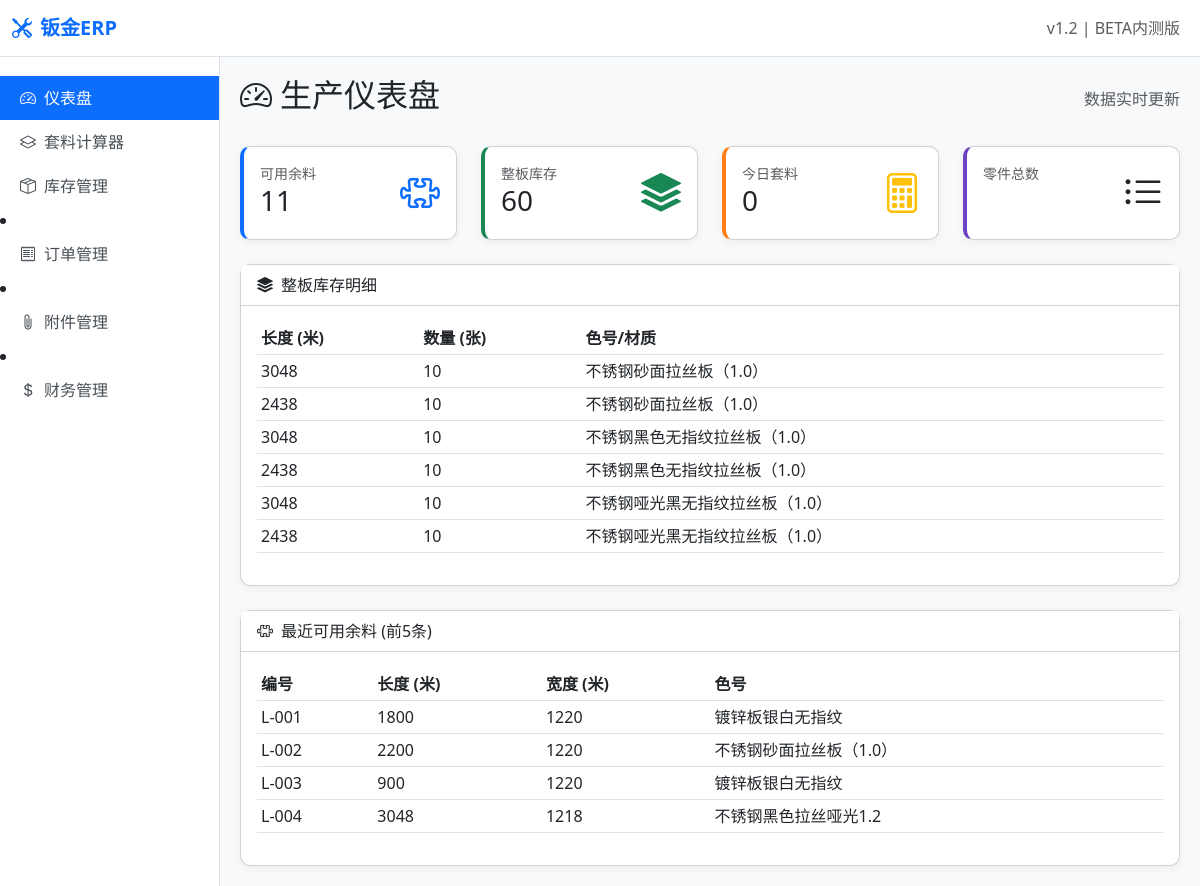
The page / on the database its author committed.
### tables this page shows
CREATE TABLE standard_plate_stock (
            length INTEGER NOT NULL,
            width INTEGER NOT NULL,
            thickness REAL NOT NULL,
            quantity INTEGER DEFAULT 0,
            color TEXT NOT NULL,
            updated_at TEXT DEFAULT CURRENT_TIMESTAMP,
            PRIMARY KEY (length, width, thickness, color)
        );

CREATE TABLE leftover_plates (
            id TEXT PRIMARY KEY,
            length INTEGER NOT NULL,
            width INTEGER NOT NULL,
            thickness REAL NOT NULL,
            color TEXT NOT NULL,
            quantity INTEGER DEFAULT 1,
            status TEXT DEFAULT 'available',
            created_at TEXT DEFAULT CURRENT_TIMESTAMP,
            UNIQUE (length, width, thickness, color)
        );

### main.py (the view)
@app.get("/", response_class=HTMLResponse)
async def index(request: Request):
    conn = get_db()
    cursor = conn.cursor()
    cursor.execute("SELECT SUM(quantity) as total FROM leftover_plates WHERE status='available'")
    leftover_total = cursor.fetchone()["total"] or 0
    cursor.execute("SELECT length, width, thickness, quantity, color FROM standard_plate_stock")
    standard = cursor.fetchall()
    total_standard = sum(row["quantity"] for row in standard)
    cursor.execute("SELECT COUNT(*) FROM nesting_logs WHERE date(created_at) = date('now')")
    today_nesting = cursor.fetchone()[0]
    cursor.execute("SELECT COUNT(*) FROM nesting_logs")
    total_nesting = cursor.fetchone()[0]
    cursor.execute("SELECT * FROM leftover_plates WHERE status='available' ORDER BY created_at DESC LIMIT 5")
    recent_leftovers = cursor.fetchall()
    conn.close()
    template = jinja_env.get_template("index.html")
    html = template.render(request=request, active_page="index", stats={
        "leftover_count": leftover_total,
        "total_standard": total_standard,
        "today_nesting": today_nesting,
        "total_nesting": total_nesting,
        "standard_details": standard,
        "recent_leftovers": recent_leftovers
    })
    return HTMLResponse(content=html)

### templates/index.html (shortened to what this page needs)
{% extends "base.html" %}
{% block content %}
<div class="d-flex justify-content-between align-items-center mb-4">
    <h2><i class="bi bi-speedometer2 me-2"></i>生产仪表盘</h2>
    <span class="text-muted">数据实时更新</span>
</div>
<div class="row g-4 mb-4">
    <div class="col-md-3">
        <div class="card stat-card p-3">
            <div class="d-flex justify-content-between">
                <div>
                    <div class="text-muted small">可用余料</div>
                    <h3 class="mb-0">{{ stats.leftover_count }}</h3>
                </div>
                <div class="fs-1 text-primary"><i class="bi bi-puzzle"></i></div>
            </div>
        </div>
    </div>
    <div class="col-md-3">
        <div class="card stat-card green p-3">
            <div class="d-flex justify-content-between">
                <div>
                    <div class="text-muted small">整板库存</div>
                    <h3 class="mb-0">{{ stats.total_standard }}</h3>
                </div>
                <div class="fs-1 text-success"><i class="bi bi-stack"></i></div>
            </div>
        </div>
    </div>
    <div class="col-md-3">
        <div class="card stat-card orange p-3">
            <div class="d-flex justify-content-between">
                <div>
                    <div class="text-muted small">今日套料</div>
                    <h3 class="mb-0">{{ stats.today_nesting }}</h3>
                </div>
                <div class="fs-1 text-warning"><i class="bi bi-calculator"></i></div>
            </div>
        </div>
    </div>
    <div class="col-md-3">
        <div class="card stat-card purple p-3">
            <div class="d-flex justify-content-between">
                <div>
                    <div class="text-muted small">零件总数</div>
                </div>
                <div class="fs-1 text-purple"><i class="bi bi-list-ul"></i></div>
            </div>
        </div>
    </div>
</div>
<div class="card">
    <div class="card-header bg-white">
        <i class="bi bi-stack me-2"></i>整板库存明细
    </div>
    <div class="card-body">
        <div class="table-responsive">
            <table class="table table-sm table-hover">
                <thead><tr><th>长度 (米)</th><th>数量 (张)</th><th>色号/材质</th></tr></thead>
                <tbody>
                    {% for item in stats.standard_details %}
                    <tr>
                        <td>{{ item.length }}</td>
                        <td>{{ item.quantity }}</td>
                        <td>{{ item.color }}</td>
                    </tr>
                    {% endfor %}
                </tbody>
            </table>
        </div>
    </div>
</div>
<div class="card mt-4">
    <div class="card-header bg-white">
        <i class="bi bi-puzzle me-2"></i>最近可用余料 (前5条)
    </div>
    <div class="card-body">
        <div class="table-responsive">
            <table class="table table-sm table-hover">
                <thead><tr><th>编号</th><th>长度 (米)</th><th>宽度 (米)</th><th>色号</th></tr></thead>
                <tbody>
                    {% for item in stats.recent_leftovers %}
                    <tr>
                        <td>{{ item.id }}</td>
                        <td>{{ item.length }}</td>
                        <td>{{ item.width }}</td>
                        <td>{{ item.color }}</td>
                    </tr>
                    {% endfor %}
                </tbody>
            </table>
        </div>
    </div>
</div>
{% endblock %}

### templates/base.html (shortened to what this page needs)
<!DOCTYPE html>
<html lang="zh-CN">
<head>
    <link href="https://cdn.jsdelivr.net/npm/bootstrap@5.3.0/dist/css/bootstrap.min.css" rel="stylesheet">
    <link rel="stylesheet" href="https://cdn.jsdelivr.net/npm/bootstrap-icons@1.11.0/font/bootstrap-icons.css">
</head>
<body>
    <nav class="navbar navbar-expand-md navbar-light bg-white fixed-top border-bottom">
        <div class="container-fluid">
            <a class="navbar-brand" href="/"><i class="bi bi-tools"></i>钣金ERP</a>
            <div class="collapse navbar-collapse" id="navMenu">
                <ul class="navbar-nav ms-auto">
                    <li class="nav-item"><span class="nav-link text-muted">v1.2 | BETA内测版</span></li>
                </ul>
            </div>
        </div>
    </nav>
    <div class="sidebar">
        <ul class="nav flex-column">
    <li class="nav-item">
        <a class="nav-link {% if active_page == 'index' %}active{% endif %}" href="/">
            <i class="bi bi-speedometer2 me-2"></i>仪表盘
        </a>
    </li>
    <li class="nav-item">
        <a class="nav-link {% if active_page == 'nesting' %}active{% endif %}" href="/nesting">
            <i class="bi bi-layers me-2"></i>套料计算器
        </a>
    </li>
    <li class="nav-item">
        <a class="nav-link {% if active_page == 'inventory' %}active{% endif %}" href="/inventory">
            <i class="bi bi-box-seam me-2"></i>库存管理
                </a>
            </li>
        </ul>
    <li class="nav-item">
    <a class="nav-link {% if active_page == 'orders' %}active{% endif %}" href="/orders">
        <i class="bi bi-receipt me-2"></i>订单管理
    </a>
</li>
    <li class="nav-item">
    <a class="nav-link {% if active_page == 'attachments' %}active{% endif %}" href="/attachments">
        <i class="bi bi-paperclip me-2"></i>附件管理
    </a>
</li>
    <li class="nav-item">
    <a class="nav-link {% if active_page == 'finance' %}active{% endif %}" href="/finance/pricing">
        <i class="bi bi-currency-dollar me-2"></i>财务管理
    </a>
</li>
    </div>
    <div class="main-content">
        {% block content %}{% endblock %}
    </div>
</body>
</html>

### templates/base.html (style rules this page uses)
body { padding-top: 56px; background-color: #f8f9fa; }
.sidebar { position: fixed; top: 56px; bottom: 0; left: 0; width: 220px; background: #fff; border-right: 1px solid #dee2e6; padding-top: 20px; }
.sidebar .nav-link { color: #495057; border-radius: 0; padding: 10px 20px; }
.sidebar .nav-link.active { background: #0d6efd; color: #fff; }
.main-content { margin-left: 220px; padding: 20px; }
.card { border-radius: 10px; box-shadow: 0 2px 8px rgba(0,0,0,0.06); }
.stat-card { border-left: 4px solid #0d6efd; }
.stat-card.green { border-left-color: #198754; }
.stat-card.orange { border-left-color: #fd7e14; }
.stat-card.purple { border-left-color: #6f42c1; }
.navbar-brand { font-weight: 700; color: #0d6efd !important; }
.navbar-brand i { margin-right: 8px; }
.table-responsive { overflow-x: auto; }

### rows shown on the page
standard_plate_stock: length "3048", quantity "10", color "不锈钢砂面拉丝板（1.0）"
standard_plate_stock: length "2438", quantity "10", color "不锈钢砂面拉丝板（1.0）"
standard_plate_stock: length "3048", quantity "10", color "不锈钢黑色无指纹拉丝板（1.0）"
standard_plate_stock: length "2438", quantity "10", color "不锈钢黑色无指纹拉丝板（1.0）"
standard_plate_stock: length "3048", quantity "10", color "不锈钢哑光黑无指纹拉丝板（1.0）"
standard_plate_stock: length "2438", quantity "10", color "不锈钢哑光黑无指纹拉丝板（1.0）"
leftover_plates: id "L-001", length "1800", width "1220", color "镀锌板银白无指纹"
leftover_plates: id "L-002", length "2200", width "1220", color "不锈钢砂面拉丝板（1.0）"
leftover_plates: id "L-003", length "900", width "1220", color "镀锌板银白无指纹"
leftover_plates: id "L-004", length "3048", width "1218", color "不锈钢黑色拉丝哑光1.2"

### other values the page prints
{{ stats.leftover_count }} "11"
{{ stats.total_standard }} "60"
{{ stats.today_nesting }} "0"
